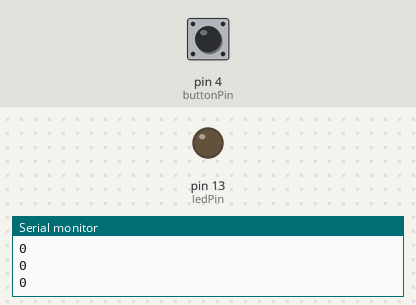
This sketch was run on a simulated Arduino Uno, built with avr-gcc and run on an emulated ATmega328P. Parts: output pins drawn as LEDs (lit = HIGH), the last lines printed to the serial monitor. The inputs (shaded band) are chosen by the test bench; at power-on: pin 4 (buttonPin) LOW.

Above: at 1.8 s.
1.9 s: pin 4 (buttonPin) pulled HIGH for 0.6 s
At 2.9 s:
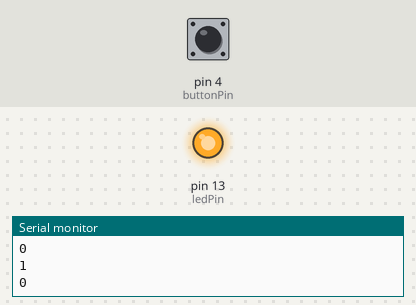
4.5 s: pin 4 (buttonPin) pulled HIGH for 3.2 s
At 9.0 s:
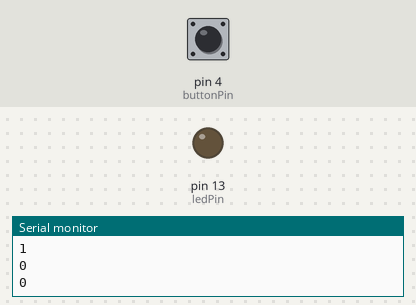
Timing chart, 0 to 10.5 s (numbered marks = the images above; inputs shaded):
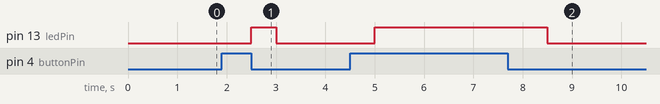

Measured:
- after the input at 1.9 s, pin 13 (ledPin): LOW → HIGH after 0.60 s, → LOW 0.50 s later
- after the input at 4.5 s, pin 13 (ledPin): LOW → HIGH after 0.50 s, → LOW 3.5 s later

The sketch:

sketch_oct13a.ino
```cpp
// constants won't change. They're used here to set pin numbers:
const int buttonPin = 4;     // the number of the pushbutton pin
const int ledPin =  13;      // the number of the LED pin

// variables will change:
int buttonState = 0;         // variable for reading the pushbutton status

void setup() {
  // initialize the LED pin as an output:
  pinMode(ledPin, OUTPUT);
  // initialize the pushbutton pin as an input:
  pinMode(buttonPin, INPUT);
  Serial.begin(9600);
}

void loop() {
  // read the state of the pushbutton value:
  buttonState = digitalRead(buttonPin);
  Serial.println(buttonState);
  delay(500);

  // check if the pushbutton is pressed. If it is, the buttonState is HIGH:
  if (buttonState == HIGH) {
    // turn LED on:
    digitalWrite(ledPin, HIGH);


  } else {
    // turn LED off:
    digitalWrite(ledPin, LOW);

  }
}
```
